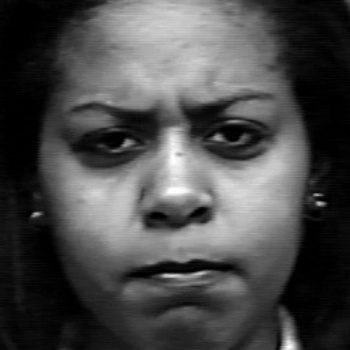
#> input picture emotions/facial_emotion/test_image.jpg, 350 x 350 px; its folder holds only this picture in this run
$ python -i extract_faces.py   (imports and definitions only)
#> lines starting #> are read from the running program, lines starting #| are printed output that depends on the picture
import cv2
import glob
import os

from util.constants import emotions, face_img_width, face_img_height

dir_path = os.path.dirname(os.path.realpath(__file__))

faceDet = cv2.CascadeClassifier(dir_path + "/face_models/haarcascade_frontalface_default.xml")
faceDet_two = cv2.CascadeClassifier(dir_path + "/face_models/haarcascade_frontalface_alt.xml")
faceDet_three = cv2.CascadeClassifier(dir_path + "/face_models/haarcascade_frontalface_alt2.xml")
faceDet_four = cv2.CascadeClassifier(dir_path + "/face_models/haarcascade_frontalface_alt_tree.xml")


def make_dirs():
    if not os.path.exists("dataset"):
        os.mkdir("dataset")

    for emotion in emotions:
        emotion_dir = os.path.join("dataset", emotion)
        if not os.path.exists(emotion_dir):
            os.mkdir(emotion_dir)


def detect_faces_in_dataset(emotion):
    files = glob.glob("sorted_set/%s/*" % emotion)  # Get list of all images with emotion
    print("Detecting faces in %i images for %s" % (len(files), emotion))
    for file_number, f in enumerate(files):
        if file_number % (int(len(files) / 5)) == 0:
            print("%f percent done." % (file_number / len(files)))

        face_features, gray = detect_faces(f)

        if face_features is None:
            # no faces
            continue

        # Cut and save face
        for (x, y, w, h) in face_features:  # get coordinates and size of rectangle containing face
            print("face found in file: %s of size (%f, %f) at (%i, %i)" % (f, w, h, x, y))
            face_gray = gray[y:y + h, x:x + w]  # Cut the frame to size

            try:
                # Resize face so all images have same size
                out = cv2.resize(face_gray, (face_img_width, face_img_height))
                outfile = "dataset/%s/%s.jpg" % (emotion, file_number)
                print("Saving to " + outfile)
                cv2.imwrite(outfile, out)  # Write image
            except Exception as ex:
                print("Couldn't save file")
                print(ex)


def detect_faces(img_file):
#> called with img_file = 'test_image.jpg'
    frame = cv2.imread(img_file)  # Open image
#> frame is the input picture: shape (350, 350, 3); min 0, max 255, mean 74.2
    gray = cv2.cvtColor(frame, cv2.COLOR_BGR2GRAY)  # Convert image to grayscale

    # Detect face using 4 different classifiers
    face = faceDet.detectMultiScale(gray, scaleFactor=1.1, minNeighbors=5, minSize=(5, 5),
                                    flags=cv2.CASCADE_SCALE_IMAGE)
#> face = [[26, 25, 294, 294]]
    face_two = faceDet_two.detectMultiScale(gray, scaleFactor=1.1, minNeighbors=5, minSize=(5, 5),
                                            flags=cv2.CASCADE_SCALE_IMAGE)
#> face_two = [[33, 26, 286, 286]]
    face_three = faceDet_three.detectMultiScale(gray, scaleFactor=1.1, minNeighbors=5, minSize=(5, 5),
                                                flags=cv2.CASCADE_SCALE_IMAGE)
#> face_three = [[35, 32, 275, 275]]
    face_four = faceDet_four.detectMultiScale(gray, scaleFactor=1.1, minNeighbors=5, minSize=(5, 5),
                                              flags=cv2.CASCADE_SCALE_IMAGE)
#> face_four = [[19, 15, 313, 313]]

    # Go over detected faces, stop at first detected face, return None if no face.
    if len(face) == 1:
        face_features = face
#> face_features = [[26, 25, 294, 294]]
    elif len(face_two) == 1:
        face_features = face_two
    elif len(face_three) == 1:
        face_features = face_three
    elif len(face_four) == 1:
        face_features = face_four
    else:
        face_features = None

    return face_features, gray


def get_all_faces(img_file):
    faces_features, gray = detect_faces(img_file)
#> faces_features = [[26, 25, 294, 294]]

    if faces_features is None:
        return None

    faces = []

    for (x, y, w, h) in faces_features:  # get coordinates and size of rectangle containing face
        face_gray = gray[y:y + h, x:x + w]  # Cut the frame to size
        # Resize face so all images have same size
        out_face = cv2.resize(face_gray, (face_img_width, face_img_height))
        faces.append((out_face, (x, y, w, h)))
#> this loop made 1 pass
#> pass 1, in get_all_faces, `face_gray = gray[y:y + h, x:x + w]`:
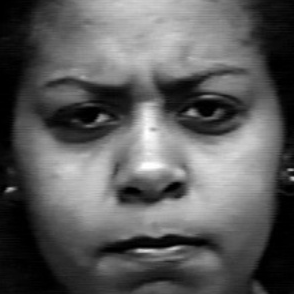
#> face_gray: shape (294, 294); min 0, max 255, mean 91.4
#> after the loop, faces = 1 item

    return faces


# [4 lines not run here, left out]

>>> result = get_all_faces('test_image.jpg')
#> result = 1 item
